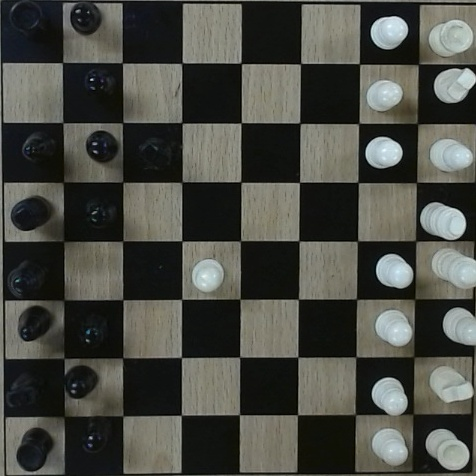
#> input picture ComputerVision/example/4.jpg, 476 x 476 px, found by its file name
$ python identify_board.py
#> lines starting #> are read from the running program, lines starting #| are printed output that depends on the picture; after the words box and inside, x2 and y2 are one past the last pixel; in counts of white or black regions, pixels touching at a corner belong together
import cv2 as cv
import sys
import numpy as np


def main():
    img = cv.imread('test_data/4.jpg',cv.IMREAD_COLOR)
#> img is the input picture: shape (476, 476, 3); mean B, G, R 67.9, 74.5, 73.4


    gray = cv.cvtColor(img, cv.COLOR_BGR2GRAY)

    # Threshold the image to get only the black pixels
    _, mask = cv.threshold(gray, 0, 255, cv.THRESH_BINARY + cv.THRESH_OTSU)
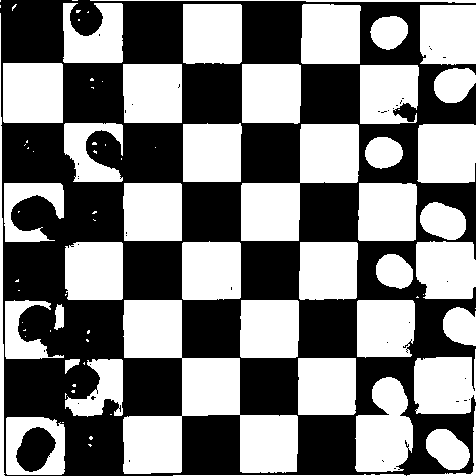
#> mask: shape (476, 476); 48.9% white; 84 white regions (43 under 20 px), largest, box (x1, y1, x2, y2) and area: (123, 300, 298, 474) 13389, (241, 124, 359, 241) 6861, (355, 377, 413, 472) 4024

    # Invert the mask to get all non-black pixels
    # mask = cv.bitwise_not(mask)

    # Create a white image
    white = np.full(img.shape, 255, dtype=np.uint8)

    # Make everything else white
    result = cv.bitwise_and(white, white, mask=mask)
#> white: shape (476, 476, 3); every value is 255

    median = cv.medianBlur(result,3)
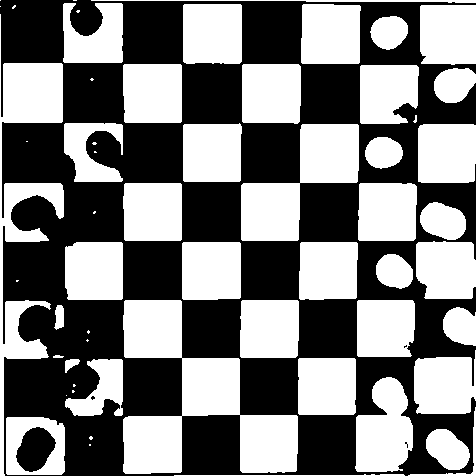
#> median: shape (476, 476, 3); 48.8% white; 58 white regions (19 under 20 px), largest, box (x1, y1, x2, y2) and area: (123, 300, 298, 474) 13385, (0, 14, 64, 476) 8245, (241, 124, 359, 241) 6857

    rows = 3
    columns = 3

    # [16 lines of commented-out code are left out]
    cv.imshow("Result", median)
    cv.waitKey(0)


if __name__ == '__main__':
    main()

$ run again, with ComputerVision/example/10.jpg copied over ComputerVision/example/4.jpg
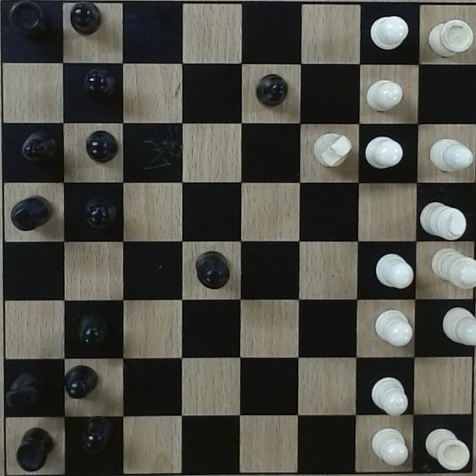
#> input picture ComputerVision/example/10.jpg, 476 x 476 px, found by its file name
#> in main, img is the input picture: shape (476, 476, 3); mean B, G, R 71.1, 77.7, 77.5
#> in main, `_, mask = cv.threshold(gray, 0, 255, cv.THRESH_BINARY + cv.THRESH_OTSU)`:
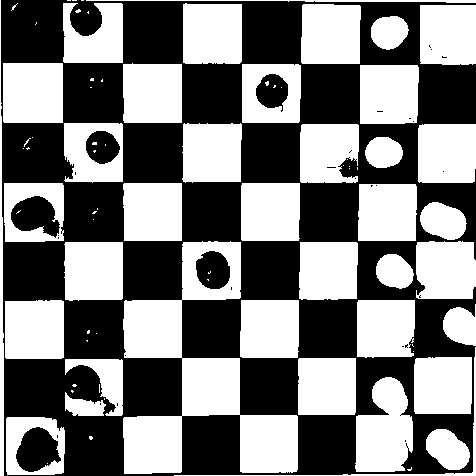
#> mask: shape (476, 476); 48.8% white; 81 white regions (43 under 20 px), largest, box (x1, y1, x2, y2) and area: (123, 241, 298, 474) 15768, (355, 377, 413, 472) 4106, (3, 63, 63, 123) 3599
#> white: shape (476, 476, 3); every value is 255
#> in main, `median = cv.medianBlur(result,3)`:
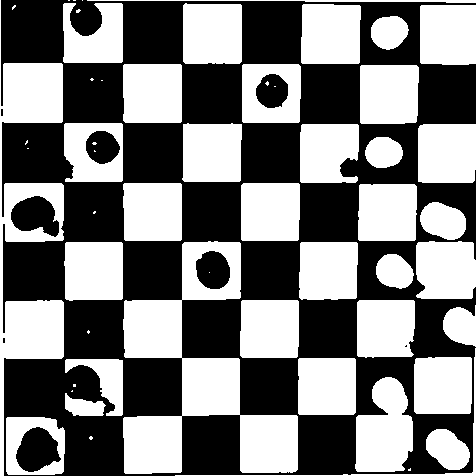
#> median: shape (476, 476, 3); 48.7% white; 55 white regions (20 under 20 px), largest, box (x1, y1, x2, y2) and area: (123, 241, 298, 474) 15768, (0, 0, 64, 476) 10438, (355, 377, 413, 472) 4113
